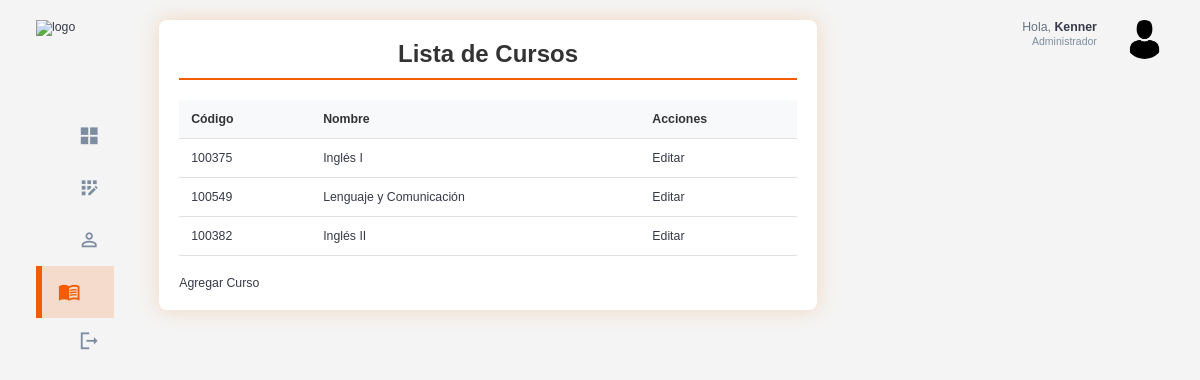
/cursos/ (signed in), run on the app's committed database.
### cursos/models.py (models this page shows, shortened)
class Curso(models.Model):
    codigo = models.CharField(max_length=10, unique=True)  # Campo único
    nombre = models.CharField(max_length=100)
    descripcion = models.TextField(null=True, blank=True)
    creditos = models.IntegerField()
    pre_requisitos = models.ManyToManyField('self', symmetrical=False, related_name='requisitos_para', blank=True)

### usuarios/models.py (models this page shows, shortened)
class Usuario(AbstractUser):
    id = models.AutoField(primary_key=True)
    rol = models.ForeignKey(Rol, on_delete=models.CASCADE, null=True, blank=False)

### usuarios/decorators.py (the view)
        def _wrapped_view(request, *args, **kwargs):
            if request.user.is_authenticated and (request.user.rol.nombre_rol == role or request.user.rol.is_admin):
                return view_func(request, *args, **kwargs)
            else:
                raise PermissionDenied  # Lanza un error si no tiene el rol correcto

### cursos/views.py (called while the page is built)
@login_required
@role_required('Administrador')
def listar_cursos(request):
    cursos = Curso.objects.all()
    return render(request, 'cursos/listar_cursos.html', {'cursos': cursos})

### templates/cursos/listar_cursos.html (shortened to what this page needs)
{% extends 'base.html' %}
{% load static %}
{% block extra_css %}
    <link rel="stylesheet" href="{% static 'css/student_list.css' %}">
{% endblock %}
{% block content %}
<div class="student-list-container">
    <h2>Lista de Cursos</h2>
    <div class="table-responsive">
        <table class="student-table">
            <thead>
                <tr>
                  <th>Código</th>
                  <th>Nombre</th>
                  <th>Acciones</th>
                </tr>
            </thead>
            <tbody>
                {% for curso in cursos %}
                <tr>
                  <td>{{ curso.codigo }}</td>
                  <td>{{ curso.nombre }}</td>
                  <td>
                    <a href="{% url 'editar_curso' curso.pk %}">Editar</a>
                  </td>
                </tr>
                {% empty %}
                <tr>
                    <td colspan="7">No hay cursos en lista.</td>
                </tr>
                {% endfor %}
            </tbody>
        </table>
    </div>
    <a href="{% url 'agregar_curso' %}">Agregar Curso</a>
</div>
{% endblock %}

### templates/base.html (shortened to what this page needs)
{% load static %}
<!DOCTYPE html>
<html lang="en">
<head>
    <link rel="stylesheet" href="{% static 'css/base.css' %}">
    {% block extra_css %}{% endblock %}
</head>
<body>
    <div class="container">
        <aside>
            <div class="top">
                <div class="logo">
                    <img src="/static/assets/logo_base.png" alt="logo">
                </div>
            </div>
            <div class="sidebar">
                <a href="{% url 'home_admin' %}" class="active">
                    <span class="material-icons-sharp">grid_view</span>
                </a>
                <a href="{% url 'registrar_usuario' %}" >
                    <span class="material-icons-sharp">app_registration</span>
                </a>
                <a href="{% url 'listar_estudiantes' %}">
                    <span class="material-icons-sharp">person_outline</span>
                </a>
                <a href="{% url 'listar_cursos' %}">
                    <span class="material-icons-sharp">menu_book</span>
                </a>
                <a href="{% url 'signout' %}">
                    <span class="material-icons-sharp">logout</span>
                </a>
            </div>
        </aside>
        <main>
            {% block content %}
            {% endblock %}
        </main>
        <div class="right">
            <div class="top">
                <div class="profile">
                    <div class="info">
                        <p>Hola, <b>{{ request.user.username }}</b></p>
                        <small class="text-muted">Administrador</small>
                    </div>
                    <div class="profile-photo">
                        <img src="/static/assets/perfil_admin.png" alt="perfil_admin">
                    </div>
                </div>
            </div>
        </div>
    </div>
</body>
</html>

### static/css/base.css (style rules this page uses)
:root { --color-primary: #F25C05; --color-danger: #F26938; --color-success: #41f1b6; --color-warning: #F2A172; --color-white: #fff; --color-info-dark: #7d8da1; --color-info-light: #dce1eb; --color-dark: #363949; --color-light: #f2a1724f; --color-primary-variant: #8f5100; --color-dark-variant: #677483; --color-background: #f6f6f9; --card-border-radius: 2rem; --border-radius-1: 0.4rem; --border-radius-2: 0.8rem; --border-radius-3: 1.2rem; --card-padding: 1.8rem; --padding-1: 1.2rem; --box-shadow: 0 2rem 3rem var(--color-light) }
* { margin: 0; padding: 0; outline: 0; appearance: none; border: 0; text-decoration: none; list-style: none; box-sizing: border-box; }
html { font-size: 14px; }
body { width: 100vw; height: 100vh; font-family: Arial, sans-serif; font-size: 0.88rem; background: var(--color-background); user-select: none; overflow-x: hidden; color: var(--color-dark); }
.container { display: grid; width: 96%; margin: 0 auto; gap: 1.8rem; grid-template-columns: 16rem auto 23rem; }
a { color: var(--color-dark); }
img { display: block; width: 100%; }
h2 { font-size: 1.4rem; }
small { font-size: 0.75rem; }
.profile-photo { width: 2.8rem; height: 2.8rem; border-radius: 50%; overflow: hidden; }
.text-muted { color: var(--color-info-dark); }
p { color: var(--color-dark-variant); }
b { color: var(--color-dark); }
aside { height: 100vh; width: 16rem; }
aside .top { display: flex; align-items: center; justify-content: space-between; margin-top: 1.4rem; }
aside .logo { display: flex; gap: 0.8rem; }
aside .logo img { width: 12.5rem; height: 4.5rem; }
aside .sidebar { display: flex; flex-direction: column; height: 86vh; position: relative; top: 3rem; }
aside .sidebar a { display: flex; color: var(--color-info-dark); margin-left: 2rem; gap: 1rem; align-items: center; position: relative; height: 3.7rem; transition: all 300ms ease; padding: 0 1rem; white-space: nowrap; overflow: hidden; text-overflow: ellipsis; }
aside .sidebar a span { font-size: 1.6rem; transition: all 300ms ease; }
aside .sidebar a:last-child { position: absolute; bottom: 2rem; width: 100%; }
aside .sidebar a.active { background-color: var(--color-light); color: var(--color-primary); margin-left: 0; padding-left: calc(1rem - 3px); }
aside .sidebar a.active:before { content: ''; width: 6px; height: 100%; background: var(--color-primary); position: absolute; left: 0; }
aside .sidebar a.active span { color: var(--color-primary); margin-left: calc(1rem - 3px); }
main { margin-top: 1.4rem; }
.right { margin-top: 1.4rem; }
.right .top { display: flex; justify-content: end; gap: 2rem; }
.right .top .profile { display: flex; gap: 2rem; text-align: right; }
@media screen and (max-width: 1200px) { .container { width: 94%; grid-template-columns: 7rem auto 23rem; } }
@media screen and (max-width: 1200px) { aside .sidebar a { width: 5.6rem; } }
@media screen and (max-width: 1200px) { aside .sidebar a:last-child { position: relative; margin-top: 1.8rem; } }
@media screen and (max-width: 1200px) { aside .logo img { top: 10px; width: 8.2rem; height: 3.5rem; } }

### static/css/student_list.css (style rules this page uses)
body { margin: 0; padding: 0; font-family: Arial, sans-serif; background-color: #f4f4f4; }
.student-list-container { width: 100%; max-width: 1200px; margin: 0 auto; padding: 20px; background-color: #ffffff; border-radius: 8px; box-shadow: 0 0 20px rgba(243, 184, 128, 0.473); box-sizing: border-box; }
.student-list-container h2 { text-align: center; margin-bottom: 20px; padding-bottom: 10px; border-bottom: 2px solid #F25C05; color: #333; font-size: 24px; }
.table-responsive { overflow-x: auto; -webkit-overflow-scrolling: touch; }
.student-table { width: 100%; border-collapse: collapse; margin-bottom: 20px; }
.student-table th, .student-table td { padding: 12px; text-align: left; border-bottom: 1px solid #e0e0e0; }
.student-table th { background-color: #f8f9fa; font-weight: bold; color: #333; }

### data on the page
Curso: codigo "100375", nombre "Inglés I"
Curso: codigo "100549", nombre "Lenguaje y Comunicación"
Curso: codigo "100382", nombre "Inglés II"
Usuario: user.username "Kenner"
